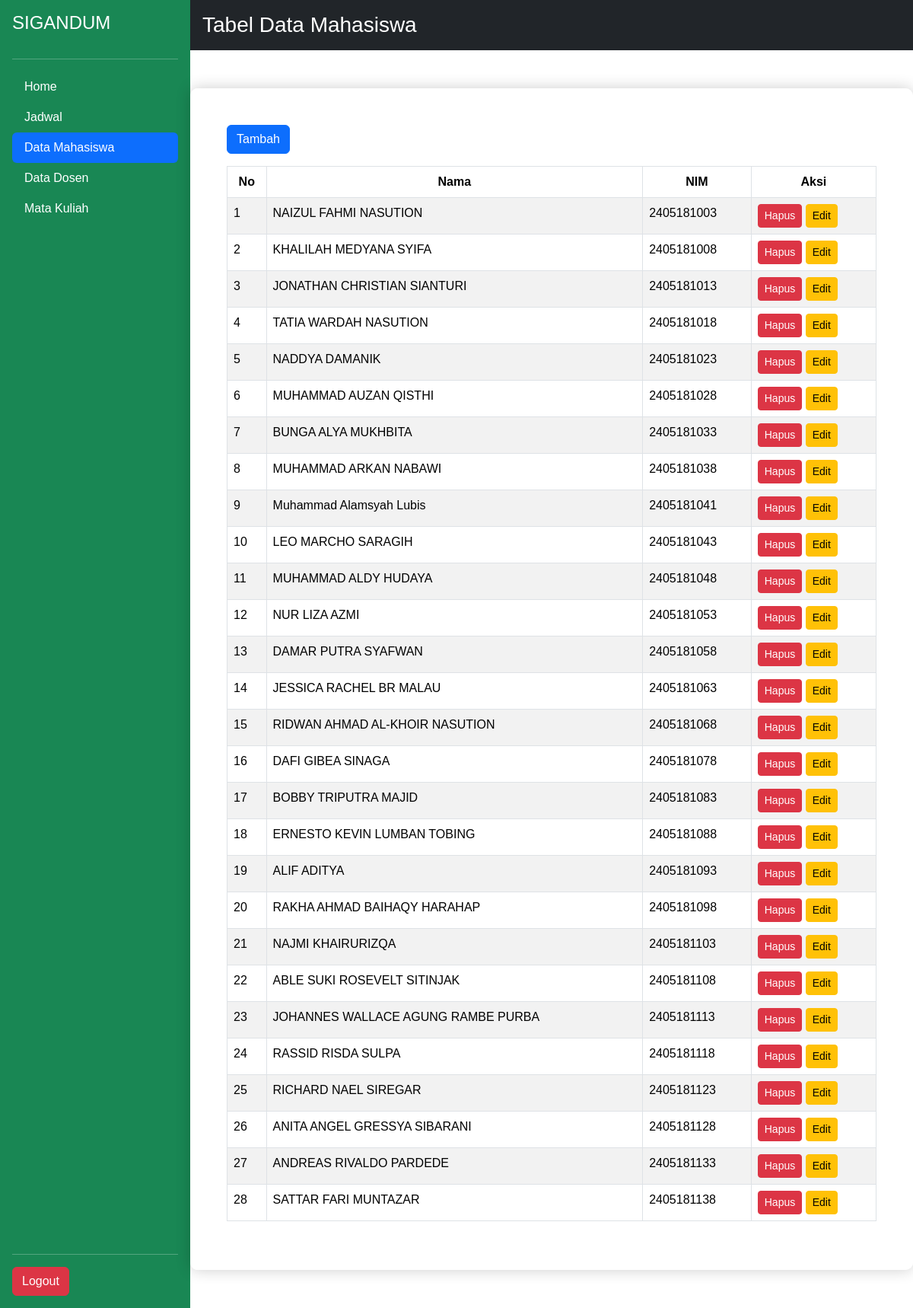
/tabel.php (signed in), run on the app's committed database.
### tables this page shows
CREATE TABLE `mahasiswa` (
  `nim` varchar(15) NOT NULL,
  `nama` varchar(50) NOT NULL,
  `krs` varchar(10) DEFAULT NULL
);

### tabel.php (the view, shortened to what this page needs)
<!DOCTYPE html>
<html lang="en">
<head>
    <link href="https://cdn.jsdelivr.net/npm/bootstrap@5.3.3/dist/css/bootstrap.min.css" rel="stylesheet">
    <link rel="stylesheet" href="style.css">
</head>
<body>
<?php include 'koneksi.php'; ?>
<div class="d-flex">
    <div class="d-flex flex-column flex-shrink-0 p-3 bg-success text-white" style="width: 250px; min-height: 100vh;">
        <h4 class="mb-3">SIGANDUM</h4>
        <hr>
        <ul class="nav nav-pills flex-column mb-auto">
            <li class="nav-item">
                <a href="index.php" class="nav-link text-white">
                    Home
                </a>
            </li>
            <li>
                <a href="jadwal.php" class="nav-link text-white">
                    Jadwal
                </a>
            </li>
            <li>
                <a href="tabel.php" class="nav-link text-white active" aria-current="page">
                    Data Mahasiswa
                </a>
            </li>
            <li>
                <a href="dosen.php" class="nav-link text-white">
                    Data Dosen
                </a>
            </li>
            <li>
                <a href="mk.php" class="nav-link text-white">
                    Mata Kuliah
                </a>
            </li>
        </ul>
        <hr>
        <div>
            <button type="button" class="btn btn-danger" id="logout">Logout</button>
        </div>
    </div>
    <div class="flex-grow-1">
        <header class="bg-dark text-white p-3">
            <h3 class="m-0">Tabel Data Mahasiswa</h3>
        </header>
        <main class="p-5">
            <button type="button" class="btn btn-primary mb-3" data-bs-toggle="modal" data-bs-target="#myModal">
                Tambah
            </button>
            <table class="table table-bordered table-striped">
                <thead>
                    <tr class="text-center">
                        <th>No</th>
                        <th>Nama</th>
                        <th>NIM</th>
                        <th>Aksi</th>
                    </tr>
                </thead>
                <tbody>
                    <?php
                    $sql = "SELECT * FROM mahasiswa";
                    $result = $conn->query($sql);
                    $nomor = 1;
                    if ($result->num_rows > 0) {
                        while($row = $result->fetch_assoc()) {
                            echo "<tr>
                                <td>$nomor</td>
                                <td>$row[nama]</td>
                                <td>$row[nim]</td>
                                <td>
                                    <a href='db/hapus.php?nim=$row[nim]' class='btn btn-danger btn-sm'>Hapus</a>
                                    <a href='db/edit.php?nim=$row[nim]' class='btn btn-warning btn-sm'>Edit</a>
                                </td>
                            </tr>";
                            $nomor++;
                        }
                    }
                    ?>
                </tbody>
            </table>
        </main>
    </div>
</div>
</body>
</html>

### style.css (style rules this page uses)
body { font-family: Arial, sans-serif; background: url('background.jpg') no-repeat center center fixed; background-size: cover; margin: 0; padding: 0; }
main { background-color: rgba(255, 255, 255, 0.95); padding: 30px; margin: 50px auto; max-width: 9000px; border-radius: 10px; box-shadow: 0 0 20px rgba(0, 0, 0, 0.2); }

### data on the page
mahasiswa: nama "NAIZUL FAHMI NASUTION", nim "2405181003"
mahasiswa: nama "KHALILAH MEDYANA SYIFA", nim "2405181008"
mahasiswa: nama "JONATHAN CHRISTIAN SIANTURI", nim "2405181013"
mahasiswa: nama "TATIA WARDAH NASUTION", nim "2405181018"
mahasiswa: nama "NADDYA DAMANIK", nim "2405181023"
mahasiswa: nama "MUHAMMAD AUZAN QISTHI", nim "2405181028"
mahasiswa: nama "BUNGA ALYA MUKHBITA", nim "2405181033"
mahasiswa: nama "MUHAMMAD ARKAN NABAWI", nim "2405181038"
mahasiswa: nama "Muhammad Alamsyah Lubis", nim "2405181041"
mahasiswa: nama "LEO MARCHO SARAGIH", nim "2405181043"
mahasiswa: nama "MUHAMMAD ALDY HUDAYA", nim "2405181048"
mahasiswa: nama "NUR LIZA AZMI", nim "2405181053"
mahasiswa: nama "DAMAR PUTRA SYAFWAN", nim "2405181058"
mahasiswa: nama "JESSICA RACHEL BR MALAU", nim "2405181063"
mahasiswa: nama "RIDWAN AHMAD AL-KHOIR NASUTION", nim "2405181068"
mahasiswa: nama "DAFI GIBEA SINAGA", nim "2405181078"
mahasiswa: nama "BOBBY TRIPUTRA MAJID", nim "2405181083"
mahasiswa: nama "ERNESTO KEVIN LUMBAN TOBING", nim "2405181088"
mahasiswa: nama "ALIF ADITYA", nim "2405181093"
mahasiswa: nama "RAKHA AHMAD BAIHAQY HARAHAP", nim "2405181098"
mahasiswa: nama "NAJMI KHAIRURIZQA", nim "2405181103"
mahasiswa: nama "ABLE SUKI ROSEVELT SITINJAK", nim "2405181108"
mahasiswa: nama "JOHANNES WALLACE AGUNG RAMBE PURBA", nim "2405181113"
mahasiswa: nama "RASSID RISDA SULPA", nim "2405181118"
mahasiswa: nama "RICHARD NAEL SIREGAR", nim "2405181123"
mahasiswa: nama "ANITA ANGEL GRESSYA SIBARANI", nim "2405181128"
mahasiswa: nama "ANDREAS RIVALDO PARDEDE", nim "2405181133"
mahasiswa: nama "SATTAR FARI MUNTAZAR", nim "2405181138"
